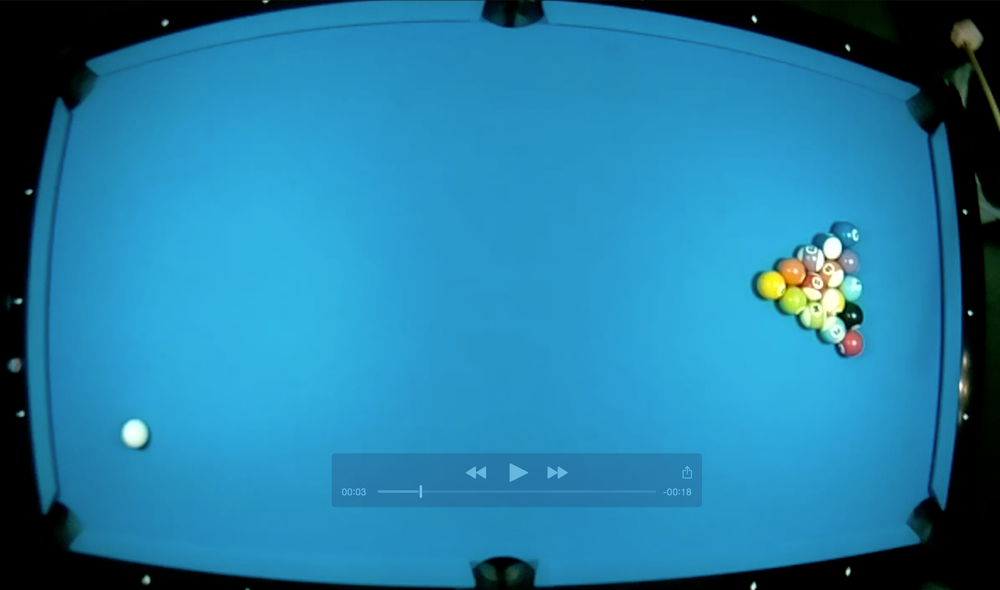
#> input picture triangle.png, 1000 x 590 px, shrunk from 2376 x 1402 before the run, found by its file name
$ python stolen_shed.py   (Python 2 division)   (older library calls are emulated)
#> lines starting #> are read from the running program, lines starting #| are printed output that depends on the picture; after the words box and inside, x2 and y2 are one past the last pixel; in counts of white or black regions, pixels touching at a corner belong together; long printed decimals are rounded
import numpy as np
import matplotlib.pyplot as plt
import matplotlib.patches as mpatches
from skimage import io, color, filters as filters
from skimage.future import graph
from skimage.draw import circle
from scipy import ndimage
from math import pi
from skimage.morphology import watershed
from skimage.feature import peak_local_max
from skimage.measure import regionprops, label
from skimage.segmentation import slic, mark_boundaries
# from helpers import cv_watershed_markers

def circularity(area, perimeter):
	"""circularity = 4pi(area/perimeter^2). """
	# decide a threshold such as 0.9, to check if the shape is circular. For perfect circle circularity == 1.
	return 4*pi*area/(perimeter**2)

def draw_bboxes(regions, ax):
	"""draw scaled bounding box of a region"""
	for region in regions:
		# take regions with large enough areas
		if region.area >= 100:
			# draw rectangle around segmented area
			minr, minc, maxr, maxc = region.bbox
			rect = mpatches.Rectangle((minc, minr), maxc - minc, maxr - minr,
									  fill=False, edgecolor='red', linewidth=0.5)
			ax.add_patch(rect)

def draw_circle(ax, center, radius=30):
	"""draw fixed width circle around x,y coords"""
	circ = mpatches.Circle(center, radius, fill=False, edgecolor='red', linewidth=0.5)
	ax.add_patch(circ)

"""https://stackoverflow.com/questions/28242274/count-number-of-objects-using-watershed-algorithm-scikit-image"""
def bilbo():
	#"Figures/blob_test.png"
	original = io.imread("Figures/triangle.png")
#> original is the input picture: shape (590, 1000, 3); mean R, G, B 35.4, 125.6, 163.8
	image = color.rgb2gray(original)
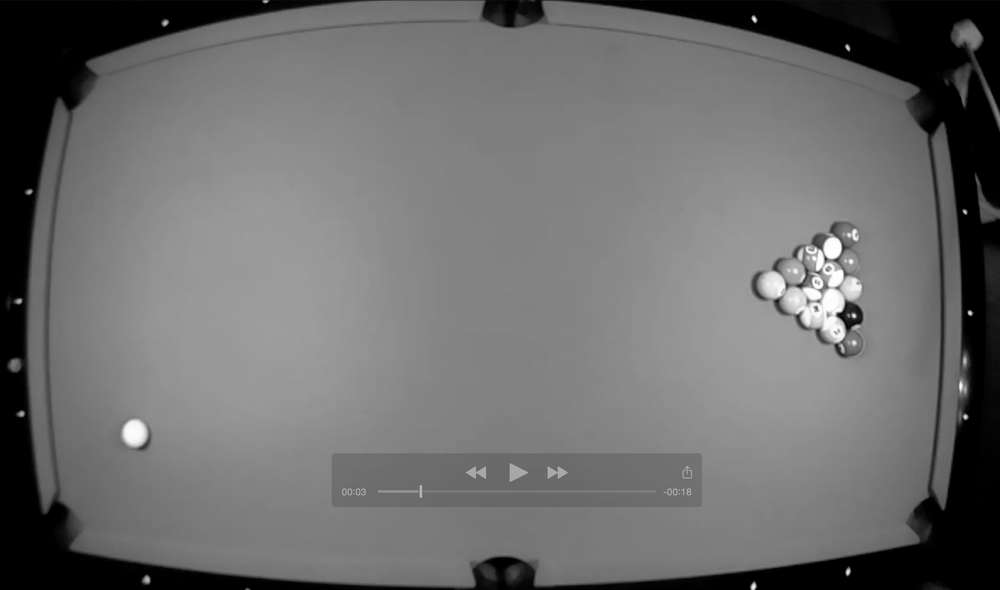
#> image: shape (590, 1000) float64; min 0, max 1, mean 0.428
	# image = color.rgb2gray(io.imread("mickey.png"))
	image = image < filters.threshold_otsu(image)
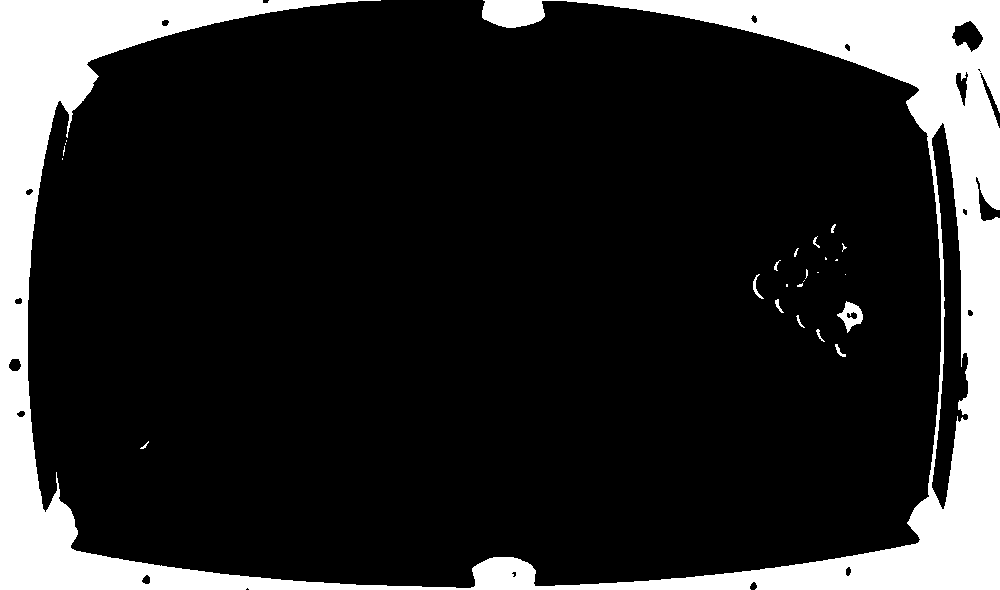
#> image: shape (590, 1000) bool; 17% white; 25 white regions (13 under 20 px), largest, box (x1, y1, x2, y2) and area: (0, 0, 1000, 590) 99529, (837, 301, 863, 333) 388, (753, 274, 764, 299) 77

	distance = ndimage.distance_transform_edt(image)
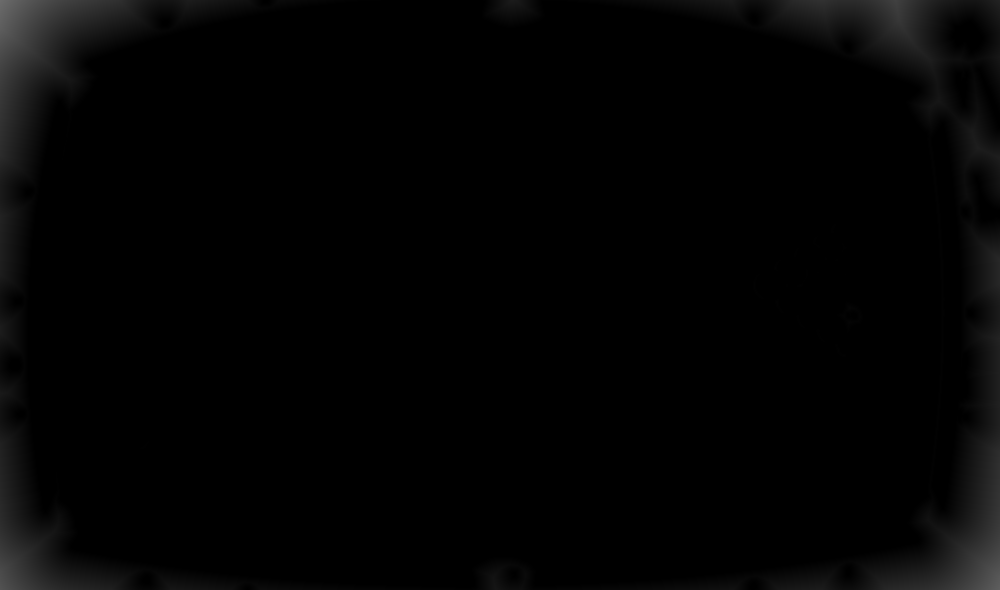
#> distance: shape (590, 1000) float64; min 0, max 107.6, mean 3.5

	# Here's one way to measure the number of coins directly
	# from the distance map
	# THIS LINE IS SUPER IMPORTANT: KEY TO FINDING BALL CENTERS!
	coin_centres = (distance > 0.7 * distance.max())
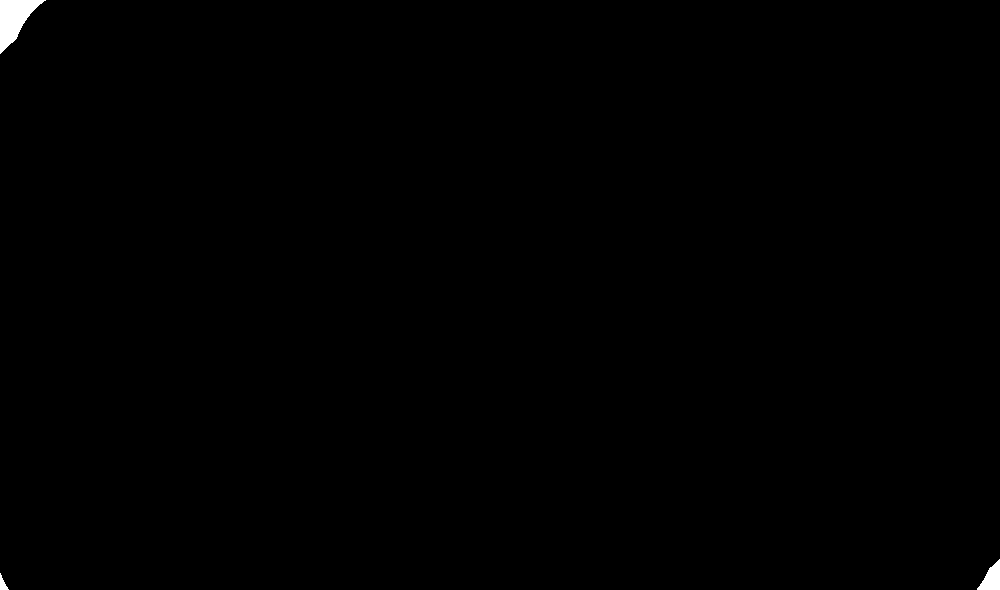
#> coin_centres: shape (590, 1000) bool; 0.29% white; 3 white regions, box (x1, y1, x2, y2) and area: (0, 0, 46, 54) 1223, (977, 559, 1000, 590) 409, (0, 573, 9, 590) 76
	print 'Number of coins (method 1):', np.max(label(coin_centres))
#| Number of coins (method 1): 3

	# Or you can proceed with the watershed labeling
	local_maxi = peak_local_max(distance, min_distance=10, indices=False, footprint=np.ones((3, 3)),
								labels=image)
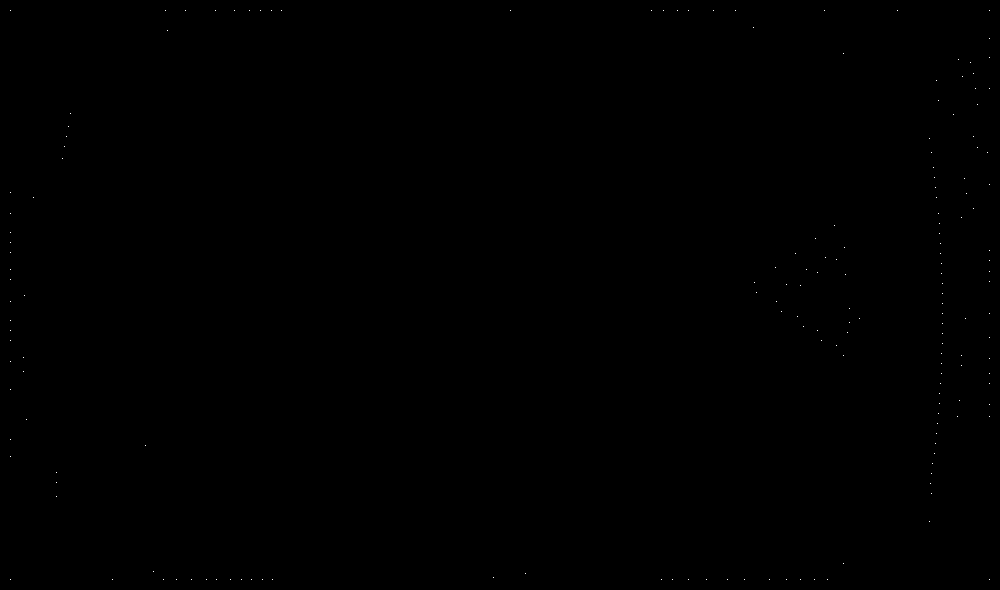
#> local_maxi: shape (590, 1000) bool; 0.03% white in thin lines or dots


	markers, num_features = ndimage.label(local_maxi)
#> markers: shape (590, 1000) int32; 178 distinct labels, from 0 to 177
#> num_features = 177
	labels = watershed(-distance, markers, mask=image, compactness=100)
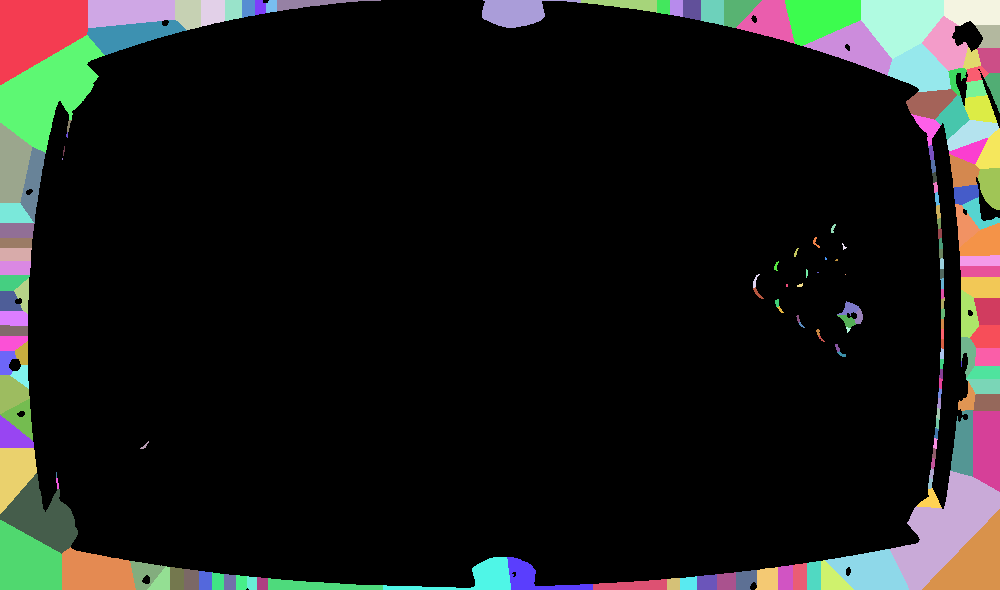
#> labels: shape (590, 1000) int32; 178 distinct labels, from 0 to 177; one colour per label, 0 black

	# ...but then you have to clean up the tiny intersections between coins
	regions = regionprops(labels)
#> regions = 177 regions; largest, box (x1, y1, x2, y2) and area: (0, 35, 105, 153) 6202, (890, 471, 1000, 590) 6064, (0, 0, 88, 85) 5274, (861, 0, 944, 59) 3391, (0, 520, 62, 590) 3310
	# regions = [r for r in regions if r.area > 1000]
	print circularity(regions[0].area, regions[0].perimeter)
#| 0.6803
	print 'Number of coins (method 2):', len(regions) - 1
#| Number of coins (method 2): 176

	# -- new attempt based on fixed radius circles and only IMPORTANT LINE
	# assign here:
	reduced_centers = label(coin_centres)
#> reduced_centers: shape (590, 1000) int32; 4 distinct labels, from 0 to 3
	# plot here:
	fig, axes = plt.subplots(ncols=2, figsize=(8, 2.7))
	ax0, ax1 = axes
	ax0.imshow(original, cmap=plt.cm.gray, interpolation='nearest')
	ax0.set_title('Original')
	for region in regionprops(reduced_centers):
		(y,x) = region.centroid
		# draw_circle(ax1, region.centroid)
		circ = mpatches.Circle((x,y), radius=25, fill=False, edgecolor='red', linewidth=0.5)
		ax0.add_patch(circ)
#> this loop made 3 passes
#> (y, x) on passes 1 to 3: (18.53, 13.84), (578.2, 991.4), (583.7, 2.42)
	ax1.imshow(reduced_centers, cmap=plt.cm.jet, interpolation='nearest')
	ax1.set_title('Reduced to certain center')
	for region in regionprops(reduced_centers):
		(y,x) = region.centroid
		# draw_circle(ax1, region.centroid)
		circ = mpatches.Circle((x,y), radius=25, fill=False, edgecolor='red', linewidth=0.5)
		ax1.add_patch(circ)

	"""
	fig, axes = plt.subplots(ncols=4, figsize=(8, 2.7))
	ax0, ax1, ax2, ax3= axes

	ax0.imshow(image, cmap=plt.cm.gray, interpolation='nearest')
	ax0.set_title('Overlapping objects')
	ax1.imshow(-distance, cmap=plt.cm.jet, interpolation='nearest')
	ax1.set_title('Distances')
	ax2.set_title("labels")
	ax2.imshow(labels, cmap=plt.cm.spectral, interpolation='nearest')
	# now try to show bounding boxes:
	ax3.set_title('Separated objects')
	ax3.imshow(labels, cmap=plt.cm.spectral, interpolation='nearest')
	draw_bboxes(regions, ax3)
	"""
	for ax in axes:
		ax.axis('off')

	fig.subplots_adjust(hspace=0.01, wspace=0.01, top=1, bottom=0, left=0,
						right=1)
	plt.show()
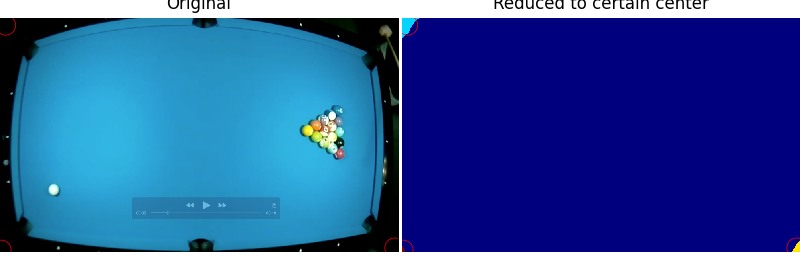
#> figure drawn by matplotlib, 2 panels


bilbo()


# -- https://vcansimplify.wordpress.com/category/python-2/

# -- fit circle with cost function: https://stackoverflow.com/questions/28281742/fitting-a-circle-to-a-binary-image


# boundaries = mark_boundaries(labels, labels, color=(255,0,100))
